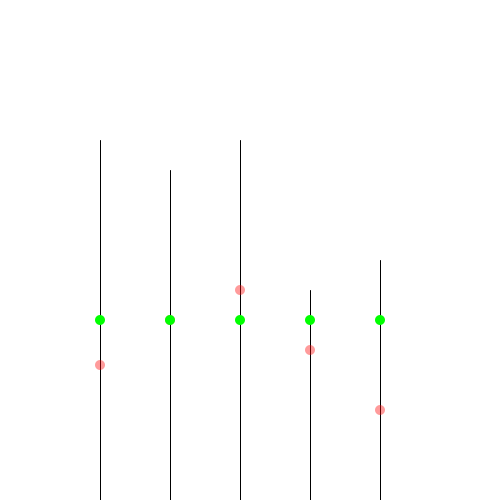
Frame 1 (no input)
Frame 60 (the mouse pressed at the canvas centre just before this capture): identical to frame 1, image omitted
Frame 120 (the mouse held since frame 60 and released just before this capture): identical to frame 1, image omitted

The Processing sketch that drew this single still picture (run headless with seeded random() and noise(); from frame 60 on, the mouse is pressed at the canvas centre):

// Processing sketch: data_prod_done
// ── data_prod_done.pde

// Example 9-2: Initializing the elements of an array one at a time

int[] done = {
  12, 11, 12, 7, 8
};

int[] prod = {
  9, 12, 14, 10, 6
};

void setup() {
  size(500, 500);
  background(255);
  noStroke();
  smooth();
  drawMyData();
}

void draw() {
}

void drawMyData() {
  //bar chart line chart type simple visualization
  //plot every data point from the array of "done"
  //each point has a distinct x position - spaced along the width of the screen
  //the actual data will be shown by the y position of the shape
  for (int i = 0; i<done.length; i++) {
    //    println(done[i]);
//    fill(0, 250, 255);
    //scatterplot
//    noStroke();
//    ellipse(100+i*70, height-done[i]*10, 10, 10);

    //each piece of data is shown by drawing a line from the bottom of the screen to the data point
    //spaced out by index number or which shelf you are
    stroke(0);
    line(100+i*70, height, 100+i*70, height-done[i]*30);
  }
  
  
  for (int i = 0; i<prod.length; i++){
    noStroke();
    fill(255,0,0,100);
    ellipse(100+i*70, height-prod[i]*30/2, 10, 10);
     fill(0,255,0);
    ellipse(100+i*70, height-12*30/2, 10, 10);
    
  }
}
